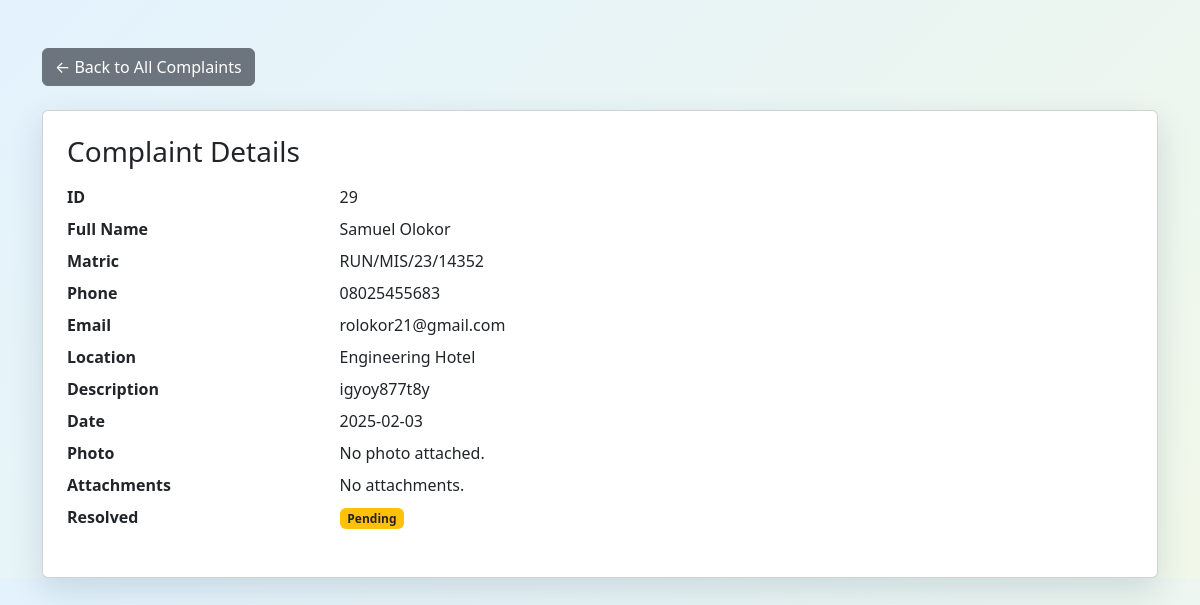
The app's page /admin/complaint/29 (signed in) with its own data.
### tables this page shows
CREATE TABLE complaints (
        id INTEGER PRIMARY KEY AUTOINCREMENT,
        fullname TEXT,
        matric TEXT,
        phone TEXT,
        email TEXT,
        location TEXT,
        description TEXT,
        incident_date TEXT,
        photo_filename TEXT
    , resolved INTEGER DEFAULT 0);

### app.py (the view)
@app.route('/admin/complaint/<int:complaint_id>')
def admin_complaint_detail(complaint_id):
    if not session.get('admin_logged_in'):
        return redirect(url_for('admin_login'))
    conn = sqlite3.connect('database.db')
    c = conn.cursor()
    c.execute('SELECT * FROM complaints WHERE id = ?', (complaint_id,))
    complaint = c.fetchone()
    conn.close()
    if not complaint:
        flash('Complaint not found.', 'danger')
        return redirect(url_for('admin_panel'))
    return render_template('admin_complaint_detail.html', complaint=complaint)

### app.py (called while the page is built)
def get_attachments(complaint_id):
    conn = sqlite3.connect('database.db')
    c = conn.cursor()
    c.execute('SELECT filename FROM attachments WHERE complaint_id = ?', (complaint_id,))
    files = [row[0] for row in c.fetchall()]
    conn.close()
    return files

### templates/admin_complaint_detail.html (shortened to what this page needs)
<!DOCTYPE html>
<html lang="en">
<head>
  <link rel="stylesheet" href="/static/css/style.css" />
  <link href="https://cdn.jsdelivr.net/npm/bootstrap@5.3.0/dist/css/bootstrap.min.css" rel="stylesheet" />
</head>
<body>
  <div class="container mt-5">
    <a href="{{ url_for('admin_panel') }}" class="btn btn-secondary mb-4">&larr; Back to All Complaints</a>
    <div class="card p-4">
      <h3 class="mb-3">Complaint Details</h3>
      <dl class="row">
        <dt class="col-sm-3">ID</dt>
        <dd class="col-sm-9">{{ complaint[0] }}</dd>
        <dt class="col-sm-3">Full Name</dt>
        <dd class="col-sm-9">{{ complaint[1] }}</dd>
        <dt class="col-sm-3">Matric</dt>
        <dd class="col-sm-9">{{ complaint[2] }}</dd>
        <dt class="col-sm-3">Phone</dt>
        <dd class="col-sm-9">{{ complaint[3] }}</dd>
        <dt class="col-sm-3">Email</dt>
        <dd class="col-sm-9">{{ complaint[4] }}</dd>
        <dt class="col-sm-3">Location</dt>
        <dd class="col-sm-9">{{ complaint[5] }}</dd>
        <dt class="col-sm-3">Description</dt>
        <dd class="col-sm-9">{{ complaint[6] }}</dd>
        <dt class="col-sm-3">Date</dt>
        <dd class="col-sm-9">{{ complaint[7] }}</dd>
        <dt class="col-sm-3">Photo</dt>
        <dd class="col-sm-9">
          {% if complaint[8] %}
            <img src="/static/uploads/{{ complaint[8] }}" alt="Complaint Photo" class="img-fluid rounded" style="max-width: 400px; max-height: 300px;" />
            <br><a href="/static/uploads/{{ complaint[8] }}" target="_blank">View Full Image</a>
          {% else %}
            No photo attached.
          {% endif %}
        </dd>
        <dt class="col-sm-3">Attachments</dt>
        <dd class="col-sm-9">
          {% if not get_attachments(complaint[0]) %}No attachments.{% endif %}
        </dd>
        <dt class="col-sm-3">Resolved</dt>
        <dd class="col-sm-9">
          {% if complaint[9] == 1 %}
            <span class="badge bg-success">Resolved</span>
          {% else %}
            <span class="badge bg-warning text-dark">Pending</span>
          {% endif %}
        </dd>
      </dl>
    </div>
  </div>
</body>
</html>

### static/css/style.css (style rules this page uses)
body { --bg: #f1f8e9; --card-bg: rgba(255,255,255,0.85); --text: #333; --primary: #1a237e; --secondary: #3949ab; --success: #388e3c; --warning: #fbc02d; --danger: #d32f2f; background: linear-gradient(135deg, #e3f2fd 0%, var(--bg) 100%); color: var(--text); }
.container { animation: fadeIn 0.6s ease-in; }
.card { border: none; border-radius: 20px; background: var(--card-bg); box-shadow: 0 12px 32px rgba(30, 60, 90, 0.15); backdrop-filter: blur(6px); -webkit-backdrop-filter: blur(6px); padding: 2rem 2.5rem; color: var(--text); }
.btn-secondary { background: #555; border: none; }

### records on screen
complaints: id "29", fullname "Samuel Olokor", matric "RUN/MIS/23/14352", phone "08025455683", email "rolokor21@gmail.com", location "Engineering Hotel", description "igyoy877t8y", incident_date "2025-02-03"
